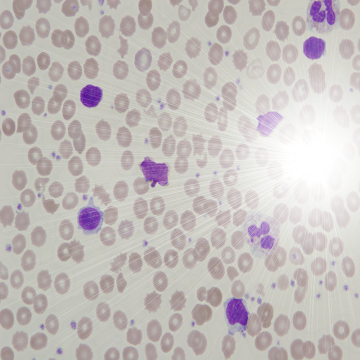
#> input picture img/cell-bright.bmp, 360 x 360 px, found by its file name
$ jupyter execute ch04_2.ipynb   (shell and % lines are left out)
#> lines starting #> are read from the running program, lines starting #| are printed output that depends on the picture; after the words box and inside, x2 and y2 are one past the last pixel; in counts of white or black regions, pixels touching at a corner belong together
[cell 1]

import cv2 # OpenCV 라이브러리 import
from google.colab import drive
import cv2
from google.colab.patches import cv2_imshow
import numpy as np
import matplotlib.pyplot as plt

[cell 2]
drive.mount('/content/gdrive')

[cell 3]
img = cv2.imread('/content/gdrive/My Drive/opencv colab/img/cell-bright.bmp')
#> img is the input picture: shape (360, 360, 3); mean B, G, R 188.7, 190.6, 196.7

RGB_img = cv2.cvtColor(img, cv2.COLOR_BGR2RGB) # BGR 이미지를 RGB 이미지로 변환

gimg= cv2.cvtColor(RGB_img, cv2.COLOR_RGB2GRAY)
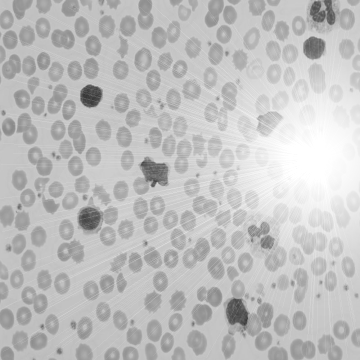
#> gimg: shape (360, 360); min 53, max 255, mean 192.2
print(gimg.shape)
#| (360, 360)
plt.imshow(gimg,cmap='gray')

[cell 4]
N = 30

dimh = np.int32(gimg.shape[0]/N)
#> dimh = 12
dimw = np.int32(gimg.shape[1]/N)
#> dimw = 12

dh_rest = np.int32(gimg.shape[0]%N)
#> dh_rest = 0
dw_rest = np.int32(gimg.shape[1]%N)
#> dw_rest = 0

meanimg = np.zeros((N,N))
outimg = np.zeros((gimg.shape[0], gimg.shape[1]))

[cell 5]
def mean_function(img, dimh, dimw, h, w):
  count = 1
  sum = 0
  avg = 0

  for y in range(h, h+dimh):
    for x in range(w, w+dimw):
      sum = sum + img[y, x]
      count = count + 1


  avg = np.int32(sum/count)
  return avg

[cell 6]
for h in range(0, gimg.shape[0]-dh_rest, dimh):
  for w in range(0, gimg.shape[1]-dw_rest, dimw):
    meanimg[np.int32(h/dimh), np.int32(w/dimw)] =mean_function(gimg, dimh, dimw, h, w)
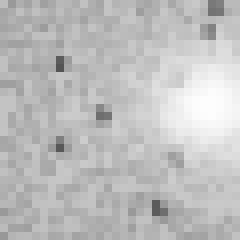
#> meanimg: shape (30, 30) float64 (shown 8 times larger); min 84, max 253, mean 190.4

[cell 7]
# cv2_imshow(meaning)
plt.imshow(meanimg, cmap='gray')
print(meanimg.shape)
#| (30, 30)

[cell 8]
for h in range(0, gimg.shape[0]-dh_rest):
  for w in range(0, gimg.shape[1]-dw_rest):
    if(gimg[h, w] > meanimg[np.int32(h/dimh), np.int32(w/dimw)]):
      outimg[h,w] = 255
    else:
      outimg[h,w] = 0
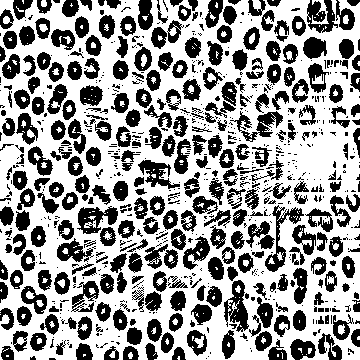
#> outimg: shape (360, 360) float64; 60.4% white; 795 black regions (484 under 20 px), largest, box (x1, y1, x2, y2) and area: (224, 280, 249, 332) 654, (265, 205, 304, 272) 647, (77, 206, 118, 234) 621

$ run again, with img/Copy of Pascal.bmp copied over img/cell-bright.bmp
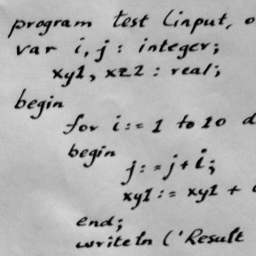
#> input picture img/Copy of Pascal.bmp, 256 x 256 px, found by its file name
#> img is the input picture: shape (256, 256, 3); min 0, max 214, mean 175.8
#| (256, 256)
#> after the loop `for h in range(0, gimg.shape[0]-dh_rest, dimh):`:
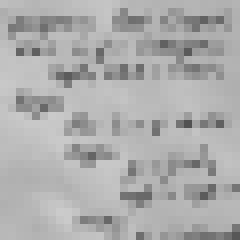
#> meanimg: shape (30, 30) float64 (shown 8 times larger); min 81, max 203, mean 172.6
#| (30, 30)
#> after the loop `for h in range(0, gimg.shape[0]-dh_rest):`:
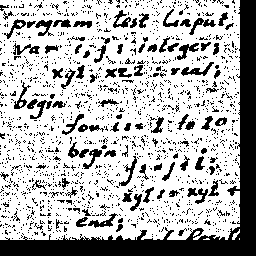
#> outimg: shape (256, 256) float64; 71.3% white; 1544 black regions (1443 under 20 px), largest, box (x1, y1, x2, y2) and area: (0, 0, 256, 256) 8542, (181, 62, 214, 76) 167, (177, 43, 199, 60) 154
